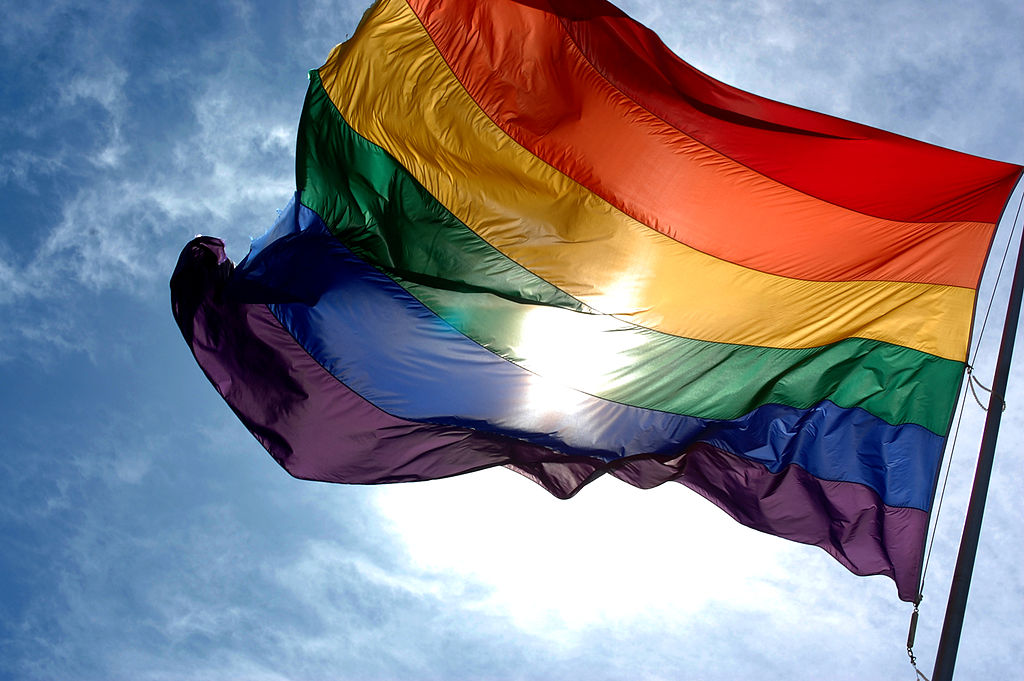
#> input picture 1_intro/4_feature_vectors/images/rainbow_flag.jpg, 1024 x 681 px
$ python 1_image_pyramid_downsampling.py
#> lines starting #> are read from the running program, lines starting #| are printed output that depends on the picture
#!/usr/bin/env python3

import numpy as np
import matplotlib.pyplot as plt
import cv2

# read in image
image = cv2.imread("images/rainbow_flag.jpg")
#> image is the input picture: shape (681, 1024, 3); mean B, G, R 139.6, 129.7, 134
image = cv2.cvtColor(image, cv2.COLOR_BGR2RGB)

level_1 = cv2.pyrDown(image)
level_2 = cv2.pyrDown(level_1)
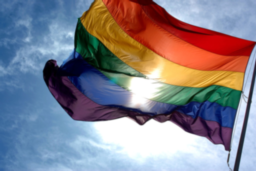
#> level_2: shape (171, 256, 3); mean R, G, B 133.9, 129.7, 139.7
level_3 = cv2.pyrDown(level_2)
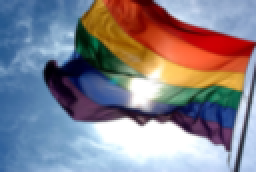
#> level_3: shape (86, 128, 3) (shown 2 times larger); mean R, G, B 133.7, 129.7, 139.9

f,x = plt.subplots(2,2)
x[0,0].imshow(image), x[0,0].set_title('level_0')
x[0,1].imshow(level_1), x[0,1].set_title('level_1')
x[1,0].imshow(level_2), x[1,0].set_title('level_2')
x[1,1].imshow(level_3), x[1,1].set_title('level_3')
plt.show()
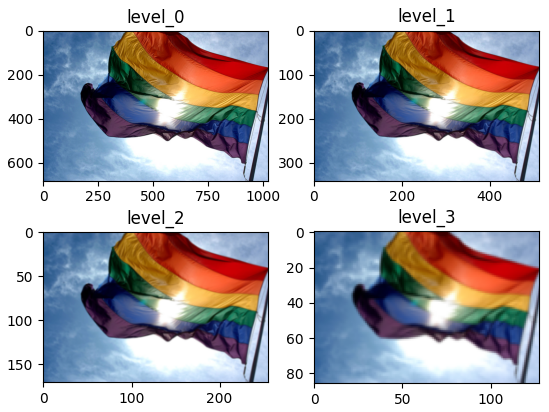
#> figure drawn by matplotlib, 4 panels

$ run again, with 1_intro/4_feature_vectors/images/Team.jpeg copied over 1_intro/4_feature_vectors/images/rainbow_flag.jpg
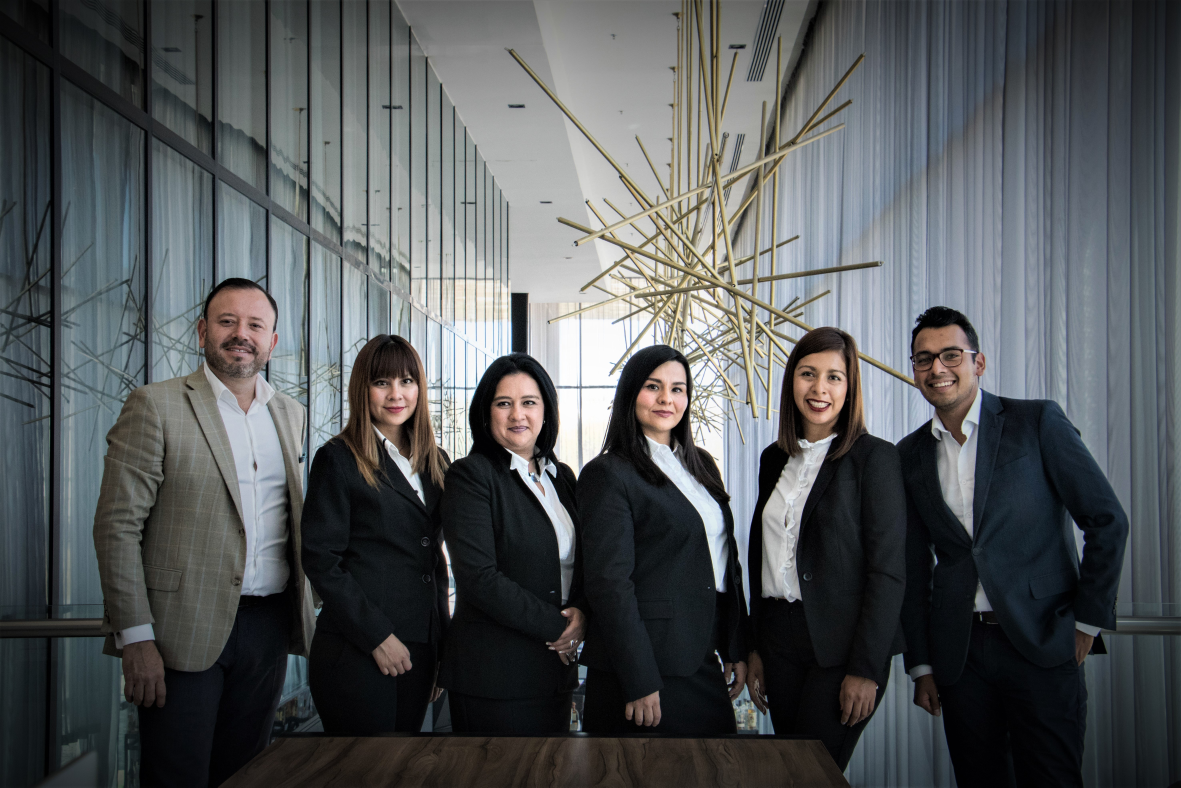
#> input picture 1_intro/4_feature_vectors/images/Team.jpeg, 5905 x 3937 px (shown at 1/5 size)
#> image is the input picture: shape (3937, 5905, 3); mean B, G, R 88.3, 86.5, 83.2
#> `level_3 = cv2.pyrDown(level_2)`:
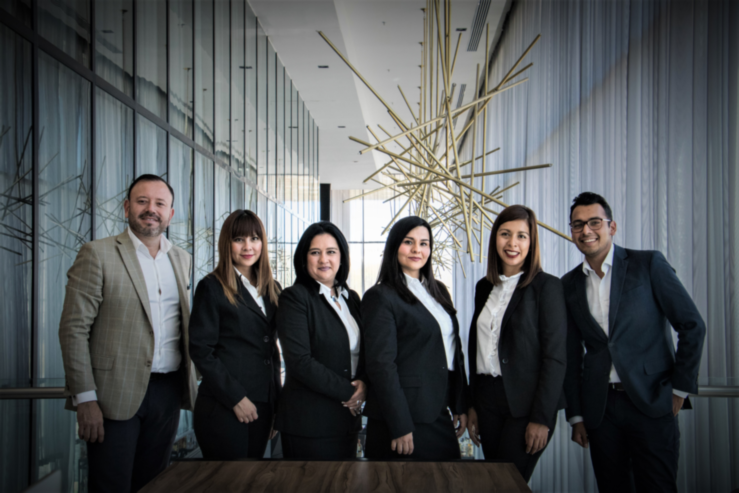
#> level_3: shape (493, 739, 3); mean R, G, B 83.1, 86.5, 88.2
#> `plt.show()`:
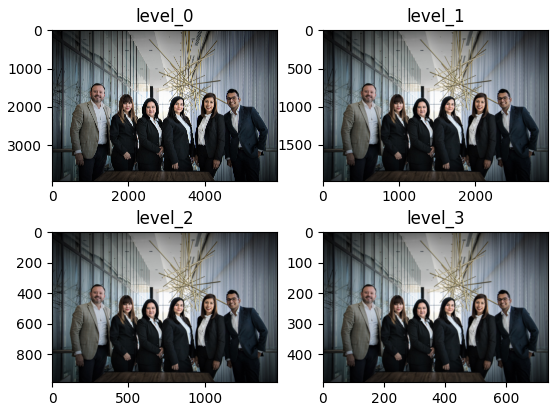
#> figure drawn by matplotlib, 4 panels

$ run again, with 1_intro/4_feature_vectors/images/cat.jpeg copied over 1_intro/4_feature_vectors/images/rainbow_flag.jpg
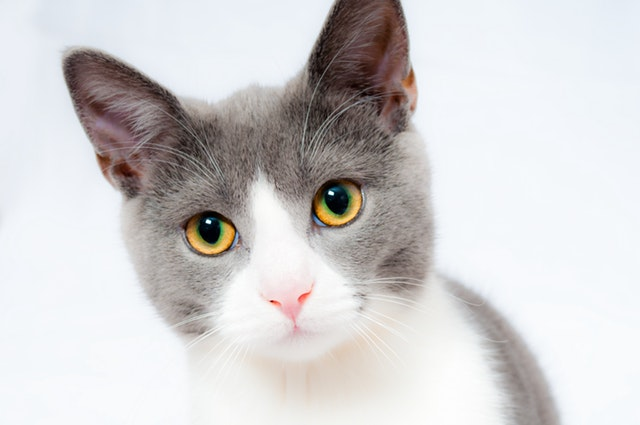
#> input picture 1_intro/4_feature_vectors/images/cat.jpeg, 640 x 425 px
#> image is the input picture: shape (425, 640, 3); mean B, G, R 208.1, 207.7, 209.6
#> `level_2 = cv2.pyrDown(level_1)`:
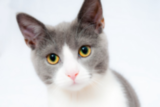
#> level_2: shape (107, 160, 3); mean R, G, B 209.7, 207.8, 208.3
#> `plt.show()`:
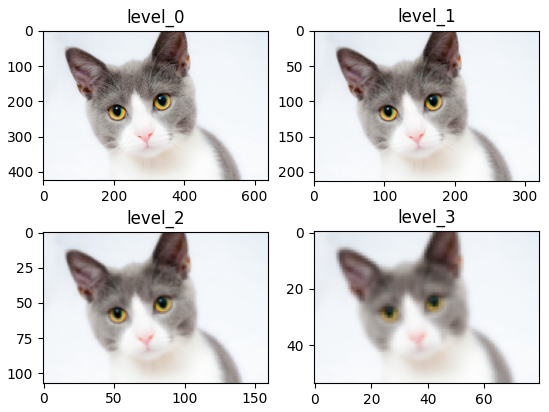
#> figure drawn by matplotlib, 4 panels
